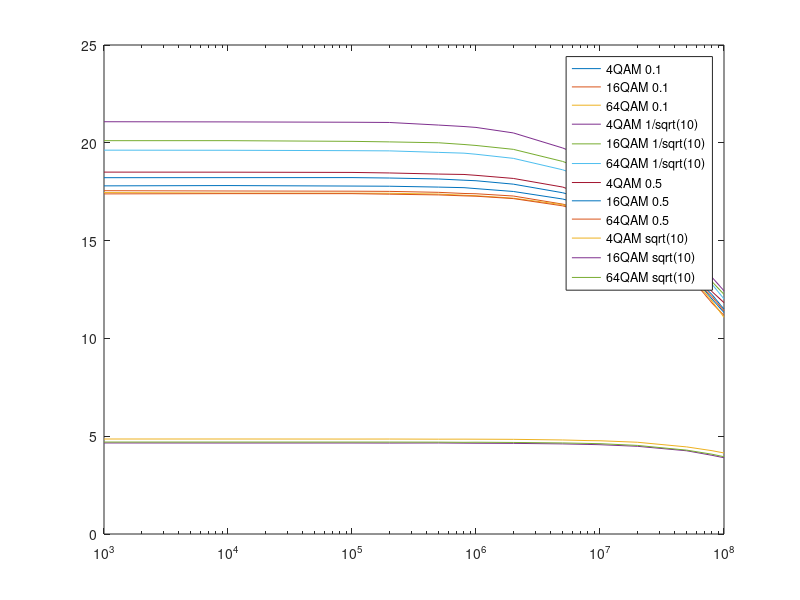
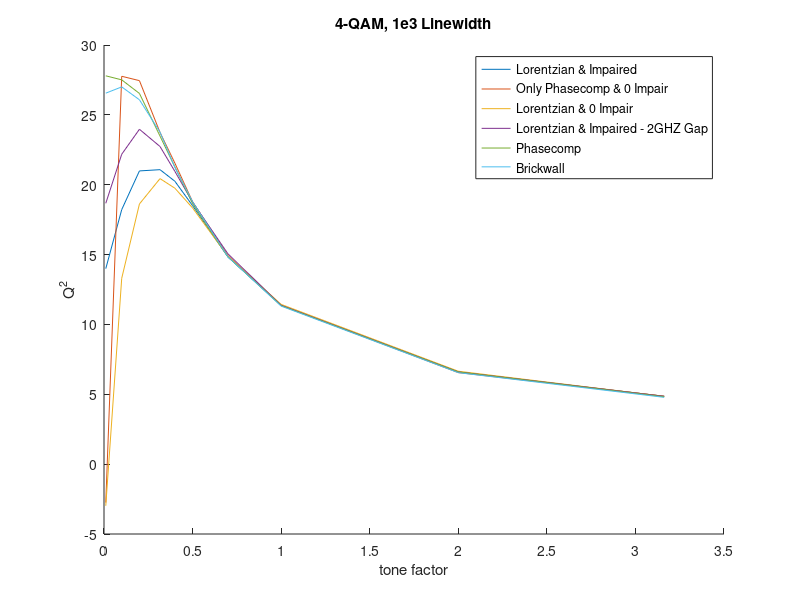
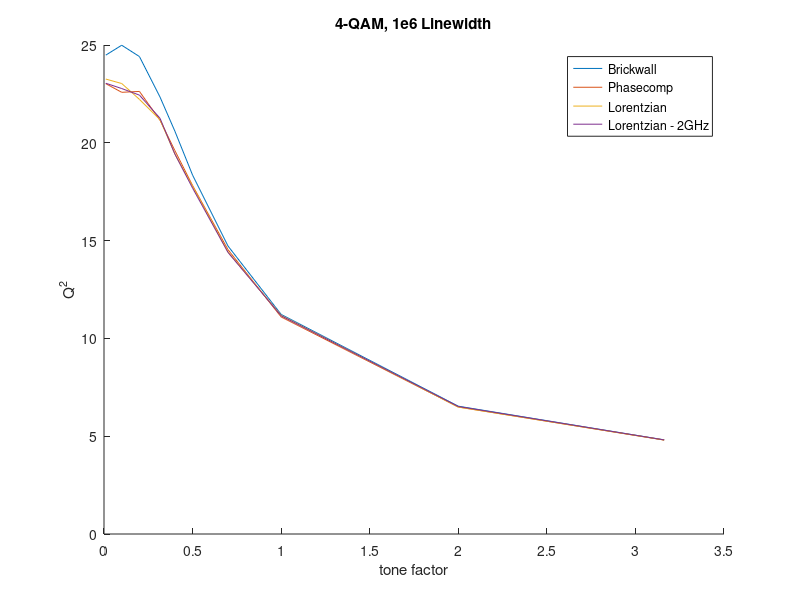
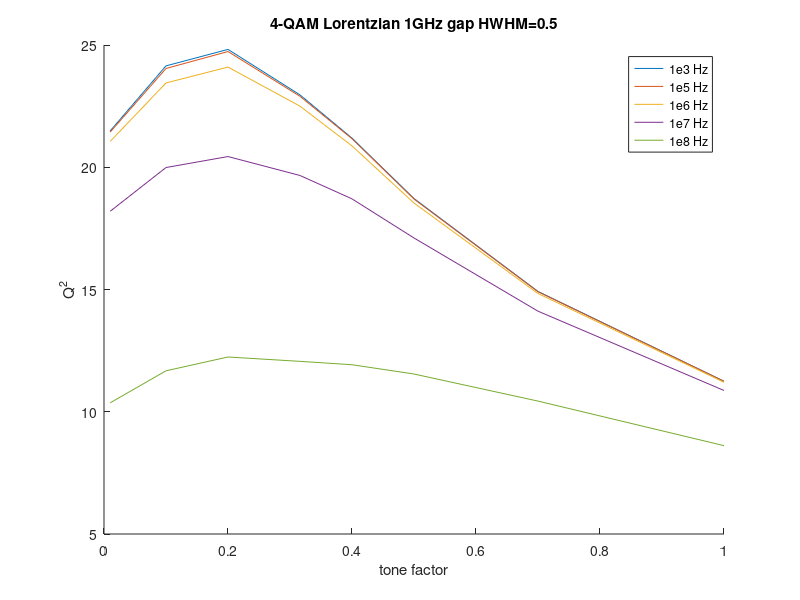

Reproduce these figures in MATLAB, in order.
%%%%%%%%%%%%%%%%%%%%%%%%%%%%%%%%%%%%%%%%%%%%%%%%%%%%%%%%%%%%%%%%%%%%%%%%%%%
%                         Final Year Project                              %
%                               2020                                      %
%%%%%%%%%%%%%%%%%%%%%%%%%%%%%%%%%%%%%%%%%%%%%%%%%%%%%%%%%%%%%%%%%%%%%%%%%%%
% Written by: Emily Harrison (ID: 28761537)
% Supervised by: Dr Bill Corcoran

% PROJECT AIM: produce an optical communications system that uses Optical
% Injection Locking to improve the reliability of the system

% THE PROJECT focuses on M-QAM signals, where M is between 4 and 256. It
% uses linewidths ranging from 1kHz to 10MHz. Transmission speeds are
% between 100Gbps and 1Tbps over distances up to 5000km.

% THIS SCRIPT 

%% Housekeeping
close all; clear all; clc;

% All graphs cover the following laser linewidths
Laser = [1e3, 1e4, 1e5, 2e5, 5e5, 8e5, 1e6, 2e6, 5e6, 8e6, 1e7, 2e7, 5e7, 8e7, 1e8];

%% Tone fact 0.1
BER4_01 = [0, 0, 0, 0, 0, 0, 0, 0, 0, 0, 0, 0, 0.00023482, 0.0010919, 0.0027474];
Q4_01 = [18.2169, 18.2198, 18.2214, 18.1997, 18.1499, 18.0879, 18.0607, 17.8861, 17.4465, 17.0827, 16.7364, 15.731, 13.5557, 12.0122, 11.3254];

BER16_01 = [0.0022132, 0.0023364, 0.0022543, 0.0022895, 0.0024656, 0.002536, 0.0026006, 0.0027943, 0.0038099, 0.0047257, 0.0053715, 0.0094632, 0.023652, 0.039197, 0.046424];
Q16_01 = [17.5522, 17.5364, 17.5262, 17.5169, 17.4675, 17.4094, 17.3957, 17.2791, 16.8652, 16.4927, 16.3112, 15.3163, 13.347, 11.8104, 11.176];

BER64_01 = [0.030433, 0.030785, 0.030984, 0.031027, 0.031325, 0.032151, 0.032409, 0.033219, 0.037133, 0.041813, 0.043312, 0.053867, 0.0787, 0.1004, 0.11403];
Q64_01 = [17.4568, 17.4296, 17.4253, 17.4201, 17.3789, 17.319, 17.2951, 17.1697, 16.8352, 16.3542, 16.1909, 15.2777, 13.4443, 11.9085, 11.0766];

%% tone fact 1/sqrt(10)
BER4_1S10 = [0, 0, 0, 0, 0, 0, 0, 0, 0, 0, 0, 0, 0, 0.00012915, 0.00035223];
Q4_1S10 = [21.0771, 21.0686, 21.0514, 21.0396, 20.9065, 20.8321, 20.7865, 20.5054, 19.7353, 19.2149, 18.862, 17.2806, 14.6916, 13.1259, 12.4324];

BER16_1S10 = [2.3482e-05, 1.1741e-05, 1.7611e-05, 4.1093e-05, 4.1093e-05, 1.1741e-05, 3.5223e-05, 4.1093e-05, 0.00017611, 0.00042854, 0.00072207, 0.0026828, 0.013813, 0.025912, 0.032792];
Q16_1S10 = [20.1088, 20.1098, 20.0741, 20.0469, 20.0014, 19.9135, 19.8642, 19.6656, 19.0473, 18.5617, 18.2261, 16.8485, 14.3883, 12.9016, 12.2523];

BER64_1S10 = [0.011643, 0.0116, 0.011815, 0.01178, 0.012434, 0.012665, 0.013056, 0.014794, 0.019447, 0.023439, 0.025775, 0.037485, 0.066923, 0.091165, 0.10198];
Q64_1S10 = [19.6242, 19.6185, 19.5978, 19.5876, 19.5104, 19.4707, 19.4149, 19.205, 18.62, 18.1656, 17.8964, 16.7485, 14.3673, 12.77, 12.0187];

%% tone fact 0.5
BER4_05 = [0, 0, 0, 0, 0, 0, 0, 0, 0, 0, 0, 0, 8.2187e-05, 0.00044616, 0.00095102];
Q4_05 = [18.5016, 18.4986, 18.4858, 18.4585, 18.4018, 18.3814, 18.3371, 18.1782, 17.7378, 17.2705, 17.0139, 16.0033, 13.8231, 12.3949, 11.8278];

BER16_05 = [5.8705e-05, 4.1093e-05, 4.1093e-05, 5.2834e-05, 4.6964e-05, 5.8705e-05, 8.2187e-05, 0.00018786, 0.00043442, 0.00075729, 0.001268, 0.0040682, 0.016972, 0.030761, 0.039655];
Q16_05 = [17.7987, 17.8138, 17.7886, 17.7801, 17.7358, 17.7066, 17.6579, 17.5117, 17.1259, 16.7825, 16.5779, 15.6105, 13.5255, 12.2421, 11.4938];

BER64_05 = [0.030319, 0.030002, 0.030229, 0.030589, 0.030957, 0.031771, 0.032061, 0.033434, 0.038953, 0.043661, 0.046823, 0.059366, 0.086711, 0.10692, 0.12011];
Q64_05 = [17.3875, 17.401, 17.4003, 17.3726, 17.3356, 17.2875, 17.2697, 17.1476, 16.7762, 16.4326, 16.1924, 15.3243, 13.3957, 12.1362, 11.4079];

%% tone fact sqrt(10)
BER4_S10 = [0.0047903, 0.0049195, 0.0052482, 0.0052012, 0.005166, 0.0051543, 0.0056357, 0.0065045, 0.0090405, 0.011201, 0.013537, 0.021216, 0.042537, 0.05908, 0.067417];
Q4_S10 = [4.8566, 4.8571, 4.8542, 4.8554, 4.8485, 4.8499, 4.8475, 4.8402, 4.8075, 4.7757, 4.7673, 4.6913, 4.4529, 4.26, 4.1426];

BER16_S10 = [0.23095, 0.23091, 0.23082, 0.23109, 0.23094, 0.23123, 0.23065, 0.23109, 0.23193, 0.23187, 0.23157, 0.23387, 0.23709, 0.24188, 0.24456];
Q16_S10 = [4.6543, 4.6514, 4.6522, 4.6493, 4.6531, 4.644, 4.6406, 4.6332, 4.6066, 4.5795, 4.5655, 4.4839, 4.2547, 4.0231, 3.8983];

BER64_S10 = [0.32626, 0.32667, 0.32668, 0.32648, 0.32656, 0.32679, 0.32665, 0.32657, 0.3266, 0.32728, 0.32684, 0.3272, 0.32797, 0.33185, 0.3328];
Q64_S10 = [4.7014, 4.7012, 4.7005, 4.7001, 4.6965, 4.6881, 4.6922, 4.6808, 4.6557, 4.6303, 4.6184, 4.5291, 4.2881, 4.079, 3.9498];


%% Graphs
semilogx(Laser, Q4_01, Laser, Q16_01, Laser, Q64_01, Laser, Q4_1S10, Laser, Q16_1S10, Laser, Q64_1S10, Laser, Q4_05, Laser, Q16_05, Laser, Q64_05, Laser, Q4_S10, Laser, Q16_S10, Laser, Q64_S10)
legend('4QAM 0.1', '16QAM 0.1', '64QAM 0.1', '4QAM 1/sqrt(10)', '16QAM 1/sqrt(10)', '64QAM 1/sqrt(10)', '4QAM 0.5', '16QAM 0.5', '64QAM 0.5', '4QAM sqrt(10)', '16QAM sqrt(10)', '64QAM sqrt(10)')

tone = [0.01, 0.1, 0.2, 1/sqrt(10), 0.4, 0.5, 0.7, 1, 2, sqrt(10)];
figure
hold on
plot(tone, [13.9936, Q4_01(1), 20.9876, Q4_1S10(1), 20.249, Q4_05(1), 14.8252, 11.3703, 6.5907, Q4_S10(1)])
plot(tone, [-2.7518, 27.7619, 27.4489, 23.7394, 21.5469, 18.7816, 14.9153, 11.3617, 6.5544, 4.8611])
plot(tone, [-2.9795, 13.3019, 18.6219, 20.4366, 19.7516, 18.3386, 14.8703, 11.4357, 6.6517, 4.8514])
plot(tone, [18.6688, 22.1802, 23.9689, 22.7345, 20.9595, 18.748, 15.0495, 11.3677, 6.6001, 4.8516])
plot(tone, [27.7943, 27.5057, 26.533, 23.4796, 21.2742, 18.6468, 14.8377, 11.3432, 6.5995, 4.8197])
plot(tone, [26.5532, 27.0013, 26.08, 23.7641, 21.2429, 18.7805, 14.836, 11.3124, 6.5468, 4.7816])
hold off
xlabel('tone factor')
ylabel('Q^2')
title('4-QAM, 1e3 Linewidth')
legend('Lorentzian & Impaired', 'Only Phasecomp & 0 Impair', 'Lorentzian & 0 Impair', 'Lorentzian & Impaired - 2GHZ Gap', 'Phasecomp', 'Brickwall')

figure
hold on
plot(tone, [24.4821, 24.9882, 24.4095, 22.3388, 20.5966, 18.3487, 14.7234, 11.2265, 6.5343, 4.8124])
plot(tone, [23.0236, 22.5816, 22.6268, 21.1523, 19.6053, 17.8149, 14.5354, 11.097, 6.4945, 4.8016])
plot(tone, [23.2589, 23.031, 22.2206, 21.1802, 19.4324, 17.7826, 14.4217, 11.174, 6.4876, 4.8061])
plot(tone, [23.0458, 22.7742, 22.4382, 21.2533, 19.4246, 17.6865, 14.3954, 11.1579, 6.5185, 4.8108])
hold off
xlabel('tone factor')
ylabel('Q^2')
title('4-QAM, 1e6 Linewidth')
legend('Brickwall', 'Phasecomp', 'Lorentzian', 'Lorentzian - 2GHz')


subTone = tone(1:end-2);
figure
hold on
plot(subTone, [21.4866, 24.1467, 24.82, 22.9578, 21.1902, 18.7205, 14.9199, 11.2481])
plot(subTone, [21.4409, 24.0392, 24.7337, 22.8993, 21.168, 18.7, 14.9082, 11.2446])
plot(subTone, [21.0562, 23.4478, 24.0974, 22.4965, 20.873, 18.5363, 14.8353, 11.2065])
plot(subTone, [18.1993, 19.9886, 20.4377, 19.6626, 18.7069, 17.1073, 14.1132, 10.8695])
plot(subTone, [10.3653, 11.6748, 12.2395, 12.0611, 11.923, 11.5436, 10.4361, 8.6135])
hold off
xlabel('tone factor')
ylabel('Q^2')
title('4-QAM Lorentzian 1GHz gap HWHM=0.5')
legend('1e3 Hz', '1e5 Hz', '1e6 Hz', '1e7 Hz', '1e8 Hz')

figure
hold on
plot(subTone, [26.5921, 26.9205, 26.3966, 23.5779, 20.959, 18.8358, 15.0248, 11.3395])
plot(subTone, [26.3731, 26.6918, 26.1874, 23.4825, 20.9071, 18.7777, 15.0021, 11.33])
plot(subTone, [24.8119, 25.0682, 24.7097, 22.6331, 20.4075, 18.4783, 14.8619, 11.261])
plot(subTone, [9.7328, 10.1364, 10.2642, 9.9687, 9.5973, 9.6334, 8.7643, 7.4288])
hold off
xlabel('tone factor')
ylabel('Q^2')
title('4-QAM Lorentzian 1GHz gap HWHM=0.25')
legend('1e3 Hz', '1e5 Hz', '1e6 Hz', '1e8 Hz')


figure
hold on
plot(subTone, [17.2666, 21.342, 22.787, 22.2336, 20.596, 18.3975, 14.7769, 11.3003])
plot(subTone, [17.2425, 21.3095, 22.768, 22.2096, 20.5794, 18.381, 14.7649, 11.2954])
plot(subTone, [17.0444, 21.016, 22.4072, 21.9229, 20.384, 18.2583, 14.7033, 11.2677])
plot(subTone, [9.2408, 12.0925, 13.0047, 13.0865, 12.839, 12.2611, 10.9694, 9.0628])
hold off
xlabel('tone factor')
ylabel('Q^2')
title('4-QAM Lorentzian 1GHz gap HWHM=0.75')
legend('1e3 Hz', '1e5 Hz', '1e6 Hz', '1e8 Hz')

figure
hold on
plot(subTone, [14.8631, 19.2412, 21.1576, 21.3897, 20.2239, 18.1815, 14.7286, 11.209])
plot(subTone, [14.8334, 19.2048, 21.1539, 21.3934, 20.2078, 18.1711, 14.72, 11.2007])
plot(subTone, [14.756, 19.0309, 20.8956, 21.1567, 20.0484, 18.0698, 14.6708, 11.1762])
plot(subTone, [8.3066, 11.7534, 12.7973, 13.2289, 13.0484, 12.5429, 11.1527, 9.2217])
hold off
xlabel('tone factor')
ylabel('Q^2')
title('4-QAM Lorentzian 1GHz gap HWHM=1')
legend('1e3 Hz', '1e5 Hz', '1e6 Hz', '1e8 Hz')

figure
hold on
title('4-QAM Lorentzian, linewidth 1e3Hz, 1GHz gap')
plot(subTone, [26.5921, 26.9205, 26.3966, 23.5779, 20.959, 18.8358, 15.0248, 11.3395])
plot(subTone, [21.4866, 24.1467, 24.82, 22.9578, 21.1902, 18.7205, 14.9199, 11.2481])
plot(subTone, [17.2666, 21.342, 22.787, 22.2336, 20.596, 18.3975, 14.7769, 11.3003])
plot(subTone, [14.8631, 19.2412, 21.1576, 21.3897, 20.2239, 18.1815, 14.7286, 11.209])
hold off
xlabel('tone factor')
ylabel('Q^2')
legend('HWHM=0.25', 'HWHM=0.5', 'HWHM=0.75', 'HWHM=1')